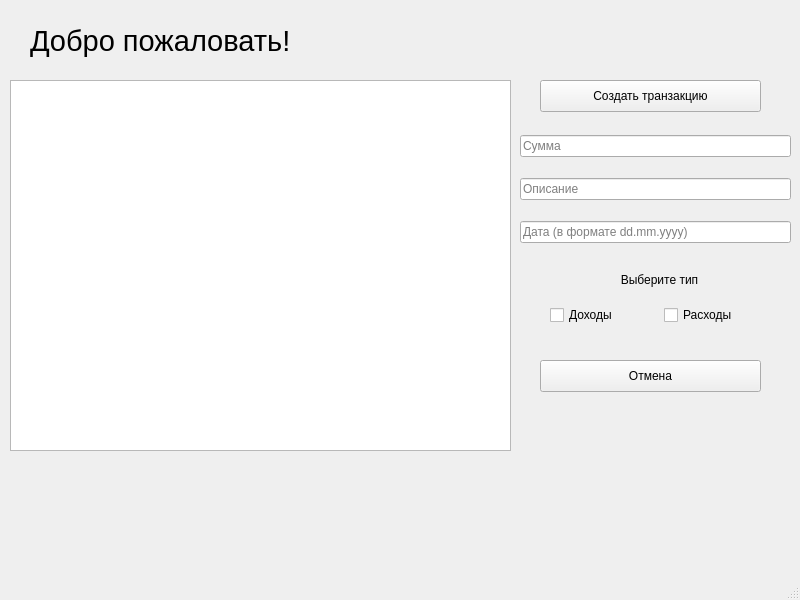
<?xml version="1.0" encoding="UTF-8"?>
<ui version="4.0">
 <class>MainWindow</class>
 <widget class="QMainWindow" name="MainWindow">
  <property name="geometry">
   <rect>
    <x>0</x>
    <y>0</y>
    <width>800</width>
    <height>600</height>
   </rect>
  </property>
  <property name="windowTitle">
   <string>MainWindow</string>
  </property>
  <widget class="QWidget" name="centralwidget">
   <widget class="QLabel" name="welcomeLabel">
    <property name="geometry">
     <rect>
      <x>30</x>
      <y>10</y>
      <width>741</width>
      <height>61</height>
     </rect>
    </property>
    <property name="font">
     <font>
      <pointsize>22</pointsize>
     </font>
    </property>
    <property name="text">
     <string>Добро пожаловать!</string>
    </property>
   </widget>
   <widget class="QTableWidget" name="transactionsTable">
    <property name="geometry">
     <rect>
      <x>10</x>
      <y>80</y>
      <width>501</width>
      <height>371</height>
     </rect>
    </property>
   </widget>
   <widget class="QPushButton" name="newTransaction">
    <property name="geometry">
     <rect>
      <x>540</x>
      <y>80</y>
      <width>221</width>
      <height>32</height>
     </rect>
    </property>
    <property name="text">
     <string>Создать транзакцию</string>
    </property>
   </widget>
   <widget class="QWidget" name="verticalLayoutWidget">
    <property name="geometry">
     <rect>
      <x>520</x>
      <y>120</y>
      <width>271</width>
      <height>141</height>
     </rect>
    </property>
    <layout class="QVBoxLayout" name="verticalLayout">
     <item>
      <widget class="QLineEdit" name="amountEdit">
       <property name="placeholderText">
        <string>Сумма</string>
       </property>
      </widget>
     </item>
     <item>
      <widget class="QLineEdit" name="descriptionEdit">
       <property name="text">
        <string/>
       </property>
       <property name="placeholderText">
        <string>Описание</string>
       </property>
      </widget>
     </item>
     <item>
      <widget class="QLineEdit" name="dateEdit">
       <property name="placeholderText">
        <string>Дата (в формате dd.mm.yyyy)</string>
       </property>
      </widget>
     </item>
    </layout>
   </widget>
   <widget class="QLabel" name="labelType">
    <property name="geometry">
     <rect>
      <x>529</x>
      <y>270</y>
      <width>261</width>
      <height>20</height>
     </rect>
    </property>
    <property name="text">
     <string>Выберите тип</string>
    </property>
    <property name="alignment">
     <set>Qt::AlignCenter</set>
    </property>
   </widget>
   <widget class="QWidget" name="horizontalLayoutWidget">
    <property name="geometry">
     <rect>
      <x>550</x>
      <y>300</y>
      <width>221</width>
      <height>31</height>
     </rect>
    </property>
    <layout class="QHBoxLayout" name="horizontalLayout">
     <item>
      <widget class="QCheckBox" name="incomeType">
       <property name="text">
        <string>Доходы</string>
       </property>
       <attribute name="buttonGroup">
        <string notr="true">typesGroup</string>
       </attribute>
      </widget>
     </item>
     <item>
      <widget class="QCheckBox" name="expensesType">
       <property name="text">
        <string>Расходы</string>
       </property>
       <attribute name="buttonGroup">
        <string notr="true">typesGroup</string>
       </attribute>
      </widget>
     </item>
    </layout>
   </widget>
   <widget class="QPushButton" name="cancelBtn">
    <property name="geometry">
     <rect>
      <x>540</x>
      <y>360</y>
      <width>221</width>
      <height>32</height>
     </rect>
    </property>
    <property name="text">
     <string>Отмена</string>
    </property>
   </widget>
   <widget class="QLabel" name="statusLabel">
    <property name="geometry">
     <rect>
      <x>510</x>
      <y>460</y>
      <width>291</width>
      <height>51</height>
     </rect>
    </property>
    <property name="text">
     <string/>
    </property>
    <property name="alignment">
     <set>Qt::AlignCenter</set>
    </property>
   </widget>
  </widget>
  <widget class="QMenuBar" name="menubar">
   <property name="geometry">
    <rect>
     <x>0</x>
     <y>0</y>
     <width>800</width>
     <height>30</height>
    </rect>
   </property>
  </widget>
  <widget class="QStatusBar" name="statusbar"/>
 </widget>
 <resources/>
 <connections/>
 <buttongroups>
  <buttongroup name="typesGroup"/>
 </buttongroups>
</ui>
